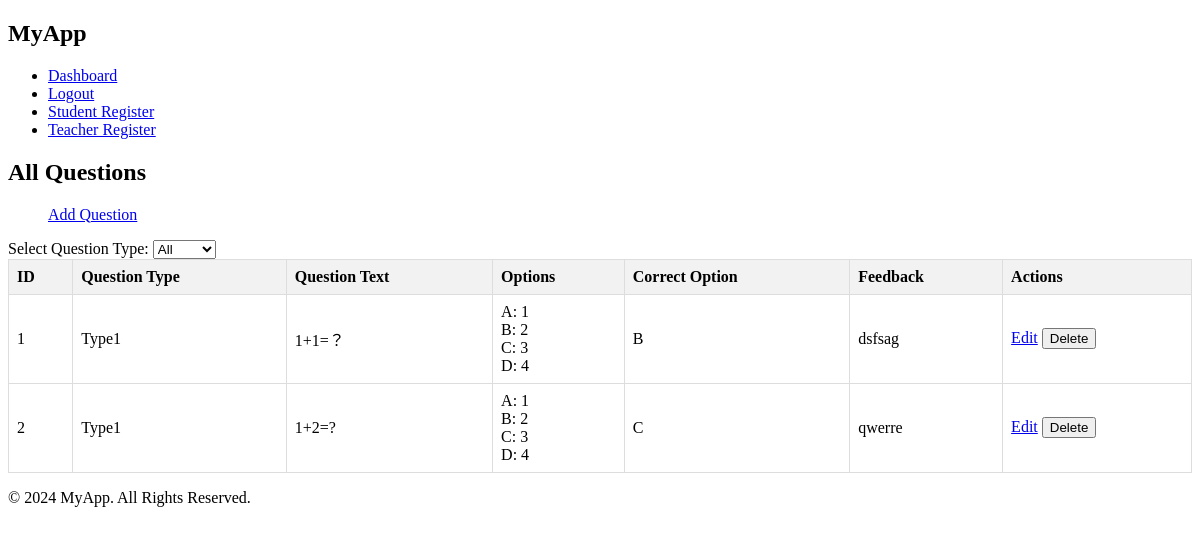
Page /view_questions (signed in) on the committed database.
### app/models/question.py (models this page shows)
class Question(db.Model):
    id = db.Column(db.Integer, primary_key=True)
    question_text = db.Column(db.Text, nullable=False)
    option_a = db.Column(db.String(200), nullable=False)
    option_b = db.Column(db.String(200), nullable=False)
    option_c = db.Column(db.String(200), nullable=False)
    option_d = db.Column(db.String(200), nullable=False)
    correct_option = db.Column(db.String(1), nullable=False)
    feedback = db.Column(db.Text, nullable=False)
    question_type = db.Column(db.String(50), nullable=False)

### app/routes/teacher_routes.py (the view)
@app.route('/view_questions', methods=['GET'])
def view_questions():
    if 'user_id' not in session or session['role'] != 'teacher':
        return redirect(url_for('login'))
    question_type = request.args.get('type')  # 获取查询参数，默认为'all'
    if question_type == 'type1':
        questions = Question.query.filter_by(question_type='Type1').all()
    elif question_type == 'type2':
        questions = Question.query.filter_by(question_type='Type2').all()
    else:
        questions = Question.query.all()
    return render_template('view_questions.html', questions=questions, selected_type=question_type)

### app/templates/view_questions.html (shortened to what this page needs)
{% extends "base.html" %}
{% block content %}
<div class="container">
    <h2>All Questions</h2>
    <ul>
        <li style="list-style-type: none"><a href="{{ url_for('add_question') }}" class="btn btn-success">Add Question</a></li>
    </ul>
    <form action="{{ url_for('view_questions') }}" method="get" class="mb-3">
        <label for="type">Select Question Type:</label>
        <select name="type" id="type" class="form-select" onchange="this.form.submit()">
            <option value="all" {% if selected_type == 'all' %}selected{% endif %}>All</option>
        </select>
    </form>
    <table class="custom-table">
        <thead>
            <tr>
                <th>ID</th>
                <th>Question Type</th>
                <th>Question Text</th>
                <th>Options</th>
                <th>Correct Option</th>
                <th>Feedback</th>
                <th>Actions</th>
            </tr>
        </thead>
        <tbody>
            {% for question in questions %}
            <tr>
                <td>{{ question.id }}</td>
                <td>{{ question.question_type }}</td>
                <td>{{ question.question_text }}</td>
                <td>
                    A: {{ question.option_a }}<br>
                    B: {{ question.option_b }}<br>
                    C: {{ question.option_c }}<br>
                    D: {{ question.option_d }}
                </td>
                <td>{{ question.correct_option }}</td>
                <td>{{ question.feedback }}</td>
                <td>
                    <a href="{{ url_for('edit_question', question_id=question.id) }}" class="btn btn-primary">Edit</a>
                    <form action="{{ url_for('delete_question', question_id=question.id) }}" method="post" style="display:inline;">
                        <button type="submit" class="btn btn-danger">Delete</button>
                    </form>
                </td>
            </tr>
            {% endfor %}
        </tbody>
    </table>
</div>
{% endblock %}

### app/static/style.css (style rules this page uses)
.custom-table { border-collapse: collapse; width: 100%; }
.custom-table th, .custom-table td { border: 1px solid #dddddd; text-align: left; padding: 8px; }
.custom-table th { background-color: #f2f2f2; }

### rows in the picture
Question: id "1", question_type "Type1", question_text "1+1=？", option_a "1", option_b "2", option_c "3", option_d "4", correct_option "B", feedback "dsfsag"
Question: id "2", question_type "Type1", question_text "1+2=?", option_a "1", option_b "2", option_c "3", option_d "4", correct_option "C", feedback "qwerre"
